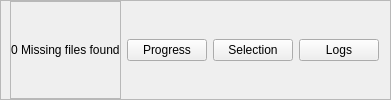
                  <widget class="QFrame" name="frame_11">
                   <property name="frameShape">
                    <enum>QFrame::StyledPanel</enum>
                   </property>
                   <property name="frameShadow">
                    <enum>QFrame::Raised</enum>
                   </property>
                   <layout class="QHBoxLayout" name="horizontalLayout_6" stretch="4,1,1,1">
                    <property name="leftMargin">
                     <number>9</number>
                    </property>
                    <property name="topMargin">
                     <number>0</number>
                    </property>
                    <property name="bottomMargin">
                     <number>0</number>
                    </property>
                    <item>
                     <widget class="QFrame" name="frame_18">
                      <property name="frameShape">
                       <enum>QFrame::StyledPanel</enum>
                      </property>
                      <property name="frameShadow">
                       <enum>QFrame::Raised</enum>
                      </property>
                      <layout class="QGridLayout" name="gridLayout_6">
                       <property name="leftMargin">
                        <number>0</number>
                       </property>
                       <property name="topMargin">
                        <number>0</number>
                       </property>
                       <property name="rightMargin">
                        <number>0</number>
                       </property>
                       <property name="bottomMargin">
                        <number>0</number>
                       </property>
                       <property name="spacing">
                        <number>0</number>
                       </property>
                       <item row="0" column="0">
                        <widget class="QLabel" name="missing_files_status_label">
                         <property name="text">
                          <string>0 Missing files found</string>
                         </property>
                        </widget>
                       </item>
                      </layout>
                     </widget>
                    </item>
                    <item>
                     <widget class="QPushButton" name="pushButton_4">
                      <property name="text">
                       <string>Progress</string>
                      </property>
                     </widget>
                    </item>
                    <item>
                     <widget class="QPushButton" name="pushButton_8">
                      <property name="text">
                       <string>Selection</string>
                      </property>
                     </widget>
                    </item>
                    <item>
                     <widget class="QPushButton" name="pushButton_3">
                      <property name="text">
                       <string>Logs</string>
                      </property>
                     </widget>
                    </item>
                   </layout>
                  </widget>
